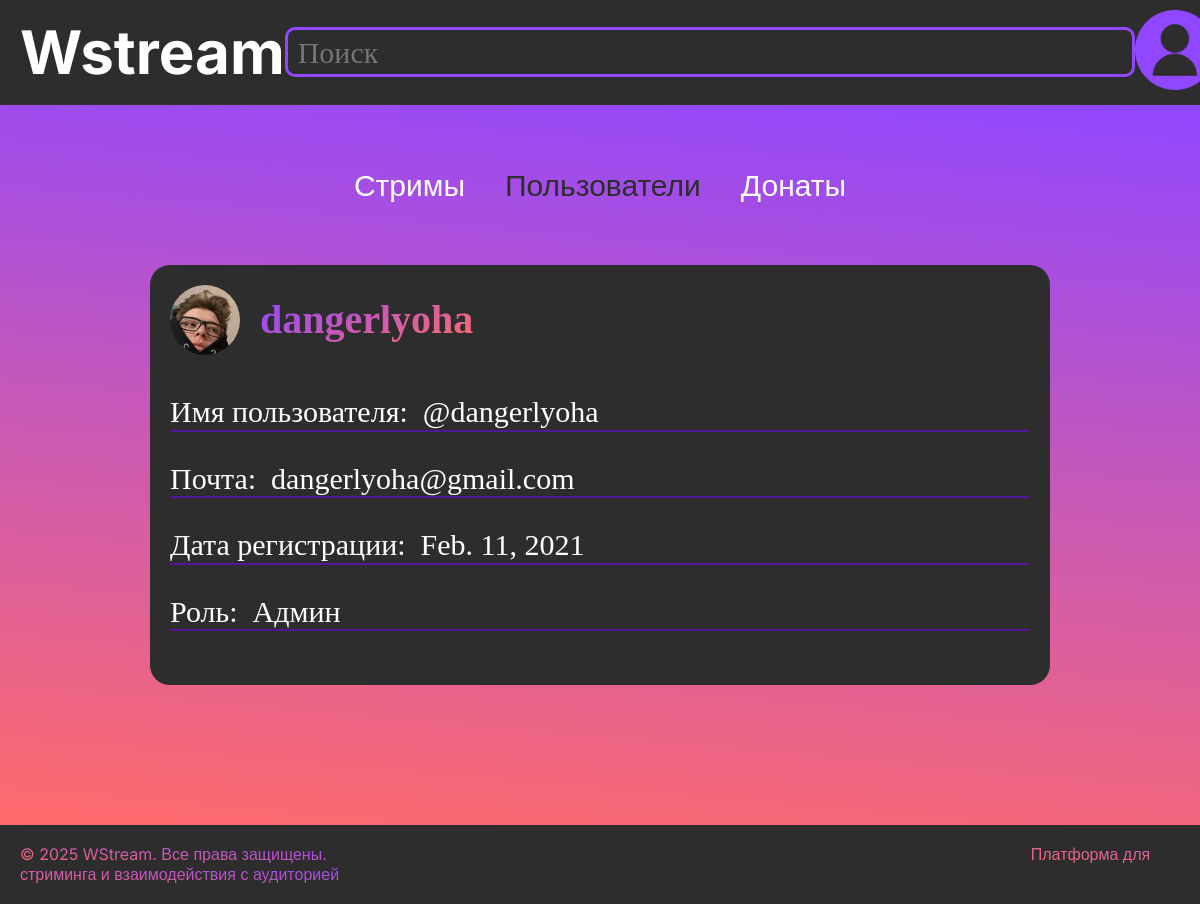
Screenshot of /Info/6/ with the database file from the repository.
### first_app/models.py (models this page shows, shortened)
class Users(models.Model):
    rol = [
    ("Админ", "Админ"),
    ("Модератор", "Модератор"),
    ("Обычный пользователь", "Обычный пользователь")
]
    user_name = models.CharField(verbose_name='имя пользователя', max_length=30)
    email = models.EmailField("Почта", max_length=100)
    hash_particle = models.CharField('Хэш', max_length=100)
    registration_date = models.DateField("Дата регистрации")
    avatar = models.ImageField('Автарка', upload_to='users_photos/', null=True, blank=True)
    nickname = models.CharField("Никнейм", max_length=50)
    roles = models.CharField('Роль', max_length=50, choices=rol)
    class Meta:
        verbose_name = "Пользователь"
        verbose_name_plural = "Пользователи"

### first_app/views.py (the view)
# urls.py: path('Info/<int:user_id>/', page5, name='page5'),
def page5(request, user_id):
    user = get_object_or_404(Users, id=user_id)
    search_history = request.session.get('search_history', [])
    return render(request, 'five.html', {
        'user': user,
        'search_history': search_history
    })

### first_app/templates/five.html
{% extends "main.html" %}
{% load static %}
{% block main %}
<div class="container">
    <section class="catalog">
        <ul class="filter-list">
            <li class="filter-item">
                <a class="link-filter" href="{% url 'page2' %}">
                    Стримы
                </a>
            </li>
            <li class="filter-item">
                <a class="link-filter active" href="{% url 'page4' %}">
                    Пользователи
                </a>
            </li>
            <li class="filter-item">
                <a class="link-filter" href="{% url 'page3' %}">
                    Донаты
                </a>
            </li>
        </ul>
    </section>
    <section class="informations">
        <div class="information-user">
            <div class="head-information-user">
                {% if user.avatar %}
                <img src="{{ user.avatar.url }}" alt="{{ user.nickname }}" class="images-information-user">
                {% else %}
                <img src="{% static 'images-maz/avatarkf-lyohi.png' %}" alt="{{ user.nickname }}" class="images-information-user">
                {% endif %}
                <h3 class="title-information-user">{{ user.nickname }}</h3>
            </div>
            <div class="main-info">
                <dl class="abot-user-table">
                    <div class="abot-uiser-item">
                        <dt>Имя пользователя:</dt>
                        <dd>{{ user.user_name }}</dd>
                    </div>
                    <div class="abot-uiser-item">
                        <dt>Почта:</dt>
                        <dd>{{ user.email }}</dd>
                    </div>
                    <div class="abot-uiser-item">
                        <dt>Дата регистрации:</dt>
                        <dd>{{ user.registration_date }}</dd>
                    </div>
                    <div class="abot-uiser-item">
                        <dt>Роль:</dt>
                        <dd>{{ user.roles }}</dd>
                    </div>
                </dl>
            </div>
        </div>
    </section>
</div>
{% endblock %}

### first_app/static/css/stylees.css (style rules this page uses)
body { color: #ffffff; min-height: 100vh; }
* { margin: 0; box-sizing: border-box; }
a { text-decoration: none; color: #ffffff }
.container { max-width: 1500px; margin: 0 auto; }
.catalog { margin-bottom: 70px; }
.filter-list { display: flex; justify-content: center; margin-bottom: 20px; list-style: none; }
.filter-item { margin-right: 40px; font-size: 30px; line-height: 20px; font-family: "Inter", sans-serif; }
.active { color: #2d2d2d; }
.informations { display: flex; justify-content: center; }
.information-user { background-color: #2d2d2d; border-radius: 20px; width: 900px; height: 420px; padding: 20px; }
.head-information-user { display: flex; align-items: center; gap: 20px; margin-bottom: 40px; }
.images-information-user { border-radius: 50px; }
.title-information-user { font-size: 40px; background: linear-gradient(150deg, #9147ff, #ff6b6b); -webkit-background-clip: text; -webkit-text-fill-color: transparent; }
.abot-uiser-item { display: flex; font-size: 30px; gap: 15px; margin-bottom: 30px; border-bottom: 2px solid #4D199A; }

### rows the page displays
Users: avatar (picture), nickname "dangerlyoha", user_name "@dangerlyoha", email "dangerlyoha@gmail.com", registration_date "Feb. 11, 2021", roles "Админ"
